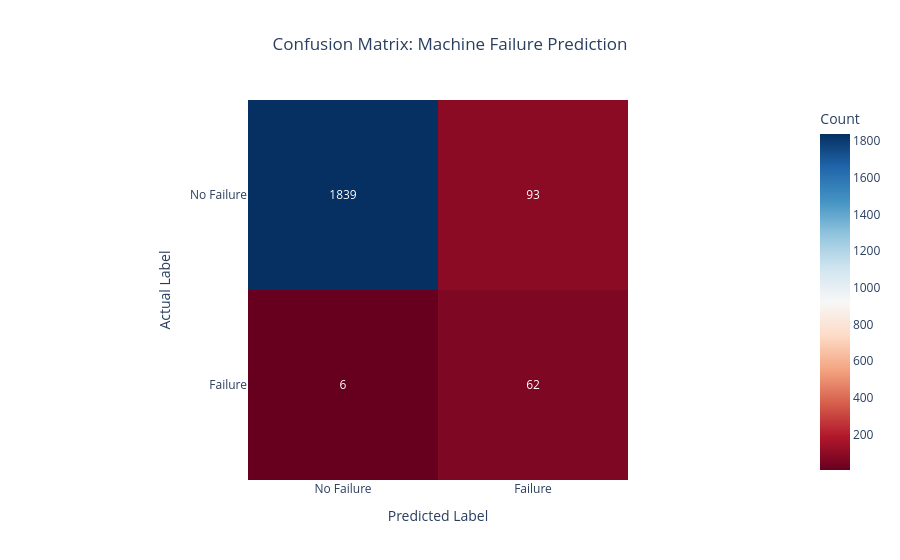

The notebook cell this image was saved under:
### Markdown cell above
<p style="font-weight:bold">STEP 10</p><p style="color:green;font-style:italic">Evaluate misclassification risk</p>

### Code cell
y_pred = model.predict(X_test)

print("Confusion Matrix:\n", confusion_matrix(y_test, y_pred))
print("\nClassification Report:\n", classification_report(y_test, y_pred))

cm = confusion_matrix(y_test, y_pred)
labels = ['No Failure', 'Failure']

fig = px.imshow(
    cm,
    x=labels,
    y=labels,
    text_auto=True, 
    color_continuous_scale='rdbu',
    labels=dict(x="Predicted Label", y="Actual Label", color="Count"),
    title="Confusion Matrix: Machine Failure Prediction"
)

fig.update_layout(title_x=0.5)
fig.show()

### Figure 1 — Plotly figure (JSON) as saved in the notebook; plotly's stock layout.template omitted (floating-point values rounded to 4 significant figures)
{"data": [{"coloraxis": "coloraxis", "hovertemplate": "Predicted Label: %{x}<br>Actual Label: %{y}<br>Count: %{z}<extra></extra>", "name": "0", "texttemplate": "%{z}", "type": "heatmap", "x": ["No Failure", "Failure"], "xaxis": "x", "y": ["No Failure", "Failure"], "yaxis": "y", "z": [[1839, 93], [6, 62]]}], "layout": {"coloraxis": {"colorbar": {"title": {"text": "Count"}}, "colorscale": [[0, "rgb(103,0,31)"], [0.1, "rgb(178,24,43)"], [0.2, "rgb(214,96,77)"], [0.3, "rgb(244,165,130)"], [0.4, "rgb(253,219,199)"], [0.5, "rgb(247,247,247)"], [0.6, "rgb(209,229,240)"], [0.7, "rgb(146,197,222)"], [0.8, "rgb(67,147,195)"], [0.9, "rgb(33,102,172)"], [1, "rgb(5,48,97)"]]}, "title": {"text": "Confusion Matrix: Machine Failure Prediction", "x": 0.5}, "xaxis": {"anchor": "y", "constrain": "domain", "domain": [0, 1], "scaleanchor": "y", "title": {"text": "Predicted Label"}}, "yaxis": {"anchor": "x", "autorange": "reversed", "constrain": "domain", "domain": [0, 1], "title": {"text": "Actual Label"}}}}
